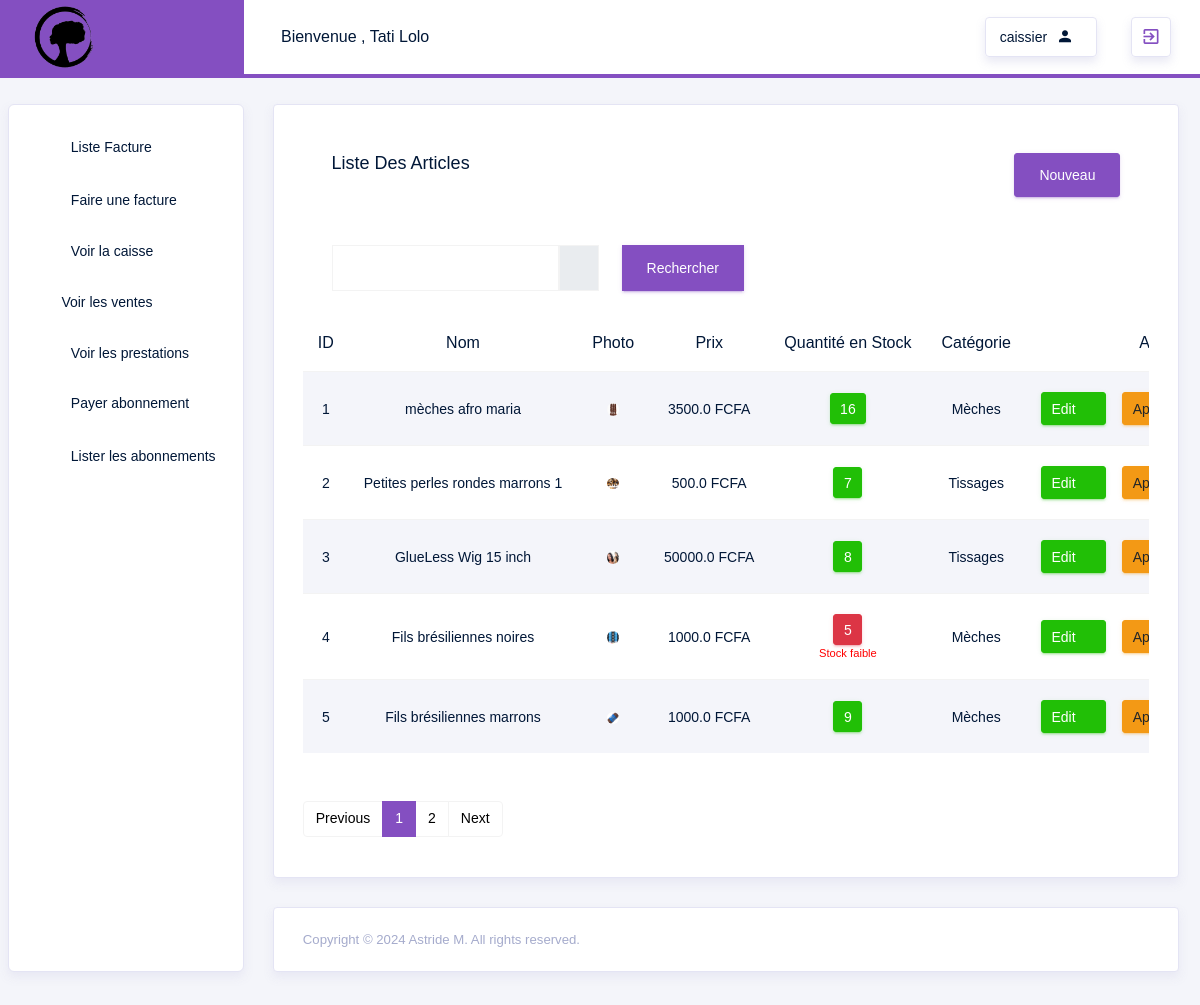
/ListerArticle (signed in), run on an earlier commit of the app's database.
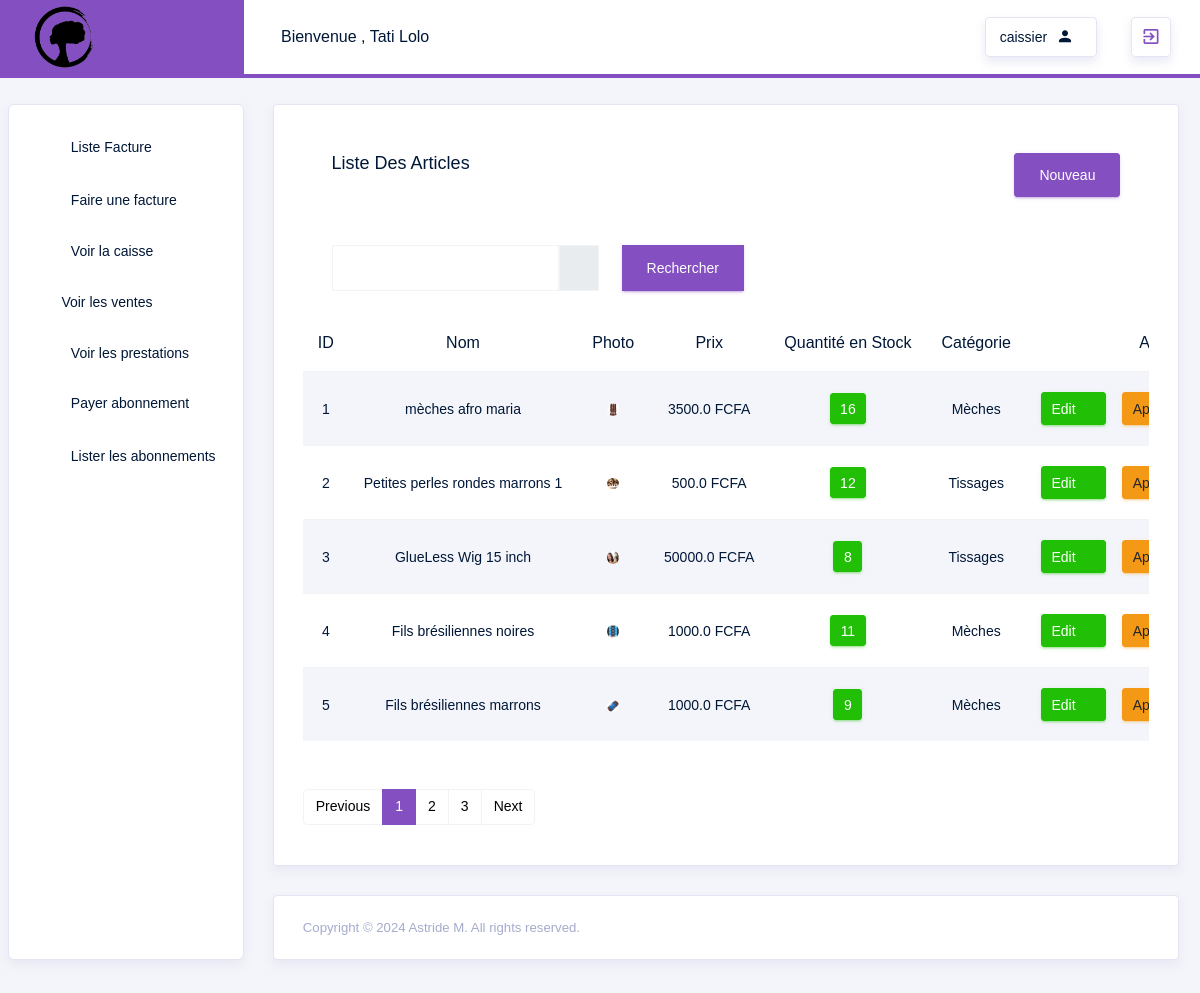
And on a later commit of the database.
### src/models.py (models this page shows)
class Produit(db.Model):
    id = db.Column(db.Integer, primary_key=True, autoincrement=True)
    nom = db.Column(db.String(100), nullable=False)
    photo = db.Column(db.String(255), nullable=False)
    description = db.Column(db.Text)
    prix = db.Column(db.Float, nullable=False)
    qteStock = db.Column(db.Integer, nullable=False)
    categorie_id = db.Column(db.Integer, db.ForeignKey('categorie.id'), nullable=False)
    categorie = db.relationship('Categorie', backref=db.backref('produits', lazy=True))
    factures = db.relationship("DetailsFacture", backref="produit")

class Categorie(db.Model):
    id = db.Column(db.Integer, primary_key=True, autoincrement=True)
    nom = db.Column(db.String(100), nullable=False)

### src/routes/gestionnaire_routes.py (the view)
@app.route('/ListerArticle',methods=['GET', 'POST'])
@login_required
def ListerArticle():
    form = SearchForm()
    page = request.args.get('page', 1, type=int)  # Récupérer le numéro de page depuis les paramètres de requête, par défaut 1
    if form.validate_on_submit():
        search_query = form.search_query.data
        produits = Produit.query.filter(Produit.nom.ilike(f'%{search_query}%')).paginate(page=page, per_page=5)
    else:
        produits = Produit.query.paginate(page=page, per_page=5)
    appro_form = ApprovisionnementForm()  # Initialiser le formulaire d'approvisionnement
    return render_template('gestionnaire/article/ListerArticle.html', produits=produits,form=form,appro_form=appro_form)

### src/forms/CoiffureForms.py
class SearchForm(FlaskForm):
    search_query = StringField(
        'Recherche',
        render_kw={"class": "form-control",
                    "aria-label": "search",
                    "aria-describedby": "search"})
    submit = SubmitField('Rechercher', render_kw={"class": "btn btn-primary"})

### src/forms/ArticleForms.py
class ApprovisionnementForm(FlaskForm):
    qte_appro = IntegerField('Quantité à approvisionner', validators=[DataRequired(), NumberRange(min=1)])
    submit = SubmitField('Approvisionner')

### src/routes/auth_routes.py (called while the page is built)
@login_manager.user_loader
def load_user(user_id):
        return User.query.get(int(user_id))

### src/templates/gestionnaire/article/ListerArticle.html (shortened to what the changed rows need)
{% extends "layouts/base.html" %}
{% block content %}
<div class="row">
    <div class="col-md-12">
        <div class="card">
            <div class="card-body">
                <div class="table-responsive mb-5">
                    <table class="table table-hover table-striped text-center">
                        <thead>
                            <tr>
                                <th>ID</th>
                                <th>Nom</th>
                                <th>Photo</th>
                                <th>Prix</th>
                                <th>Quantité en Stock</th>
                                <th>Catégorie</th>
                                <th>Actions</th>
                            </tr>
                        </thead>
                        <tbody>
                            {% for produit in produits %}
                            <tr>
                                <td>{{ produit.id }}</td>
                                <td>{{ produit.nom }}</td>
                                <td><img src="{{ url_for('static', filename='Upload/' ~ produit.photo) }}" alt="{{ produit.nom }}" style="width: 30%; height: auto;"></td>
                                <td>{{ produit.prix }} FCFA</td>
                                <td>
                                    {% if produit.qteStock <= 5 %}
                                      <button class="btn btn-danger btn-sm btn-icon-text">
                                        {{ produit.qteStock }}
                                      </button>
                                      <br>
                                      <small style="color: red;">Stock faible</small>
                                    {% else %}
                                    <button class="btn btn-success btn-sm btn-icon-text">
                                      {{ produit.qteStock }}
                                    </button>
                                    {% endif %}
                                </td>
                                <td>{{ produit.categorie.nom }}</td>
                                <td>
                                    <div class="d-flex align-items-center">
                                      <a href="{{ url_for('EditArticle', produit_id=produit.id) }}" class="btn btn-success btn-sm btn-icon-text mr-3">
                                        Edit
                                        <i class="typcn typcn-edit btn-icon-append"></i>
                                     </a>
                                     <button type="button" class="btn btn-warning btn-sm btn-icon-text mr-3" data-toggle="modal" data-target="#approModal-{{ produit.id }}">
                                      Apro
                                     </button>
                                    </div>
                                </td>
                            </tr>
                            {% endfor %}
                        </tbody>
                    </table>
                </div>
                 <nav aria-label="Page navigation example mt-4">
                    <ul class="pagination">
                      {% for page_num in produits.iter_pages() %}
                        {% if page_num %}
                          {% if produits.page == page_num %}
                            <li class="page-item active" aria-current="page"><span class="page-link">{{ page_num }}</span></li>
                          {% else %}
                            <li class="page-item"><a class="page-link" href="{{ url_for('ListerArticle', page=page_num) }}">{{ page_num }}</a></li>
                          {% endif %}
                        {% else %}
                          <li class="page-item disabled"><span class="page-link">...</span></li>
                        {% endif %}
                      {% endfor %}
                    </ul>
                </nav>
            </div>
        </div>
    </div>
</div>
{% endblock %}

What changed in the data, as far as the page shows it:
changed Produit "Petites perles rondes marrons 1": qteStock "7" → "12"
changed Produit "Fils brésiliennes noires": qteStock "5" → "11"
Also different on the page:
new list line: "3"
